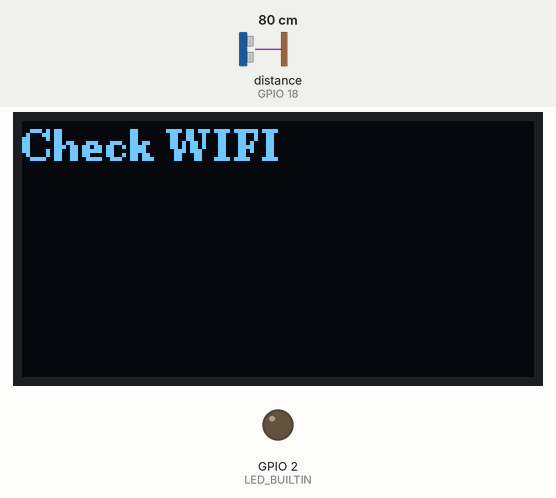
This program was run on a simulated ESP32. Shown: 128×64 one-colour display, output pins drawn as LEDs (lit = HIGH). Wiring (inferred from the names in the program): ultrasonic range finder: trigger GPIO 19; echo GPIO 18. The test bench sets the inputs (shaded band); at power-on: distance to the obstacle (sensor on GPIO 18) 80 cm. The echo pulse lasts 58.3 µs per cm; WiFi joins after 1.5 s; servers stay silent unless stated; pins used as bus, display or sensor lines are not drawn; what the program prints to the serial monitor is not drawn.

Above: at 0.4 s.
At 1.1 s:
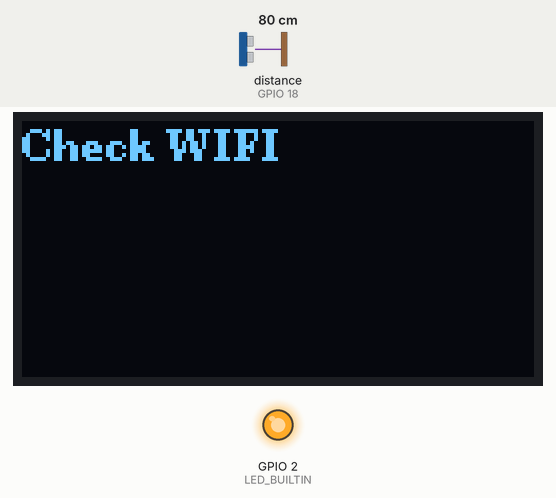
At 1.7 s:
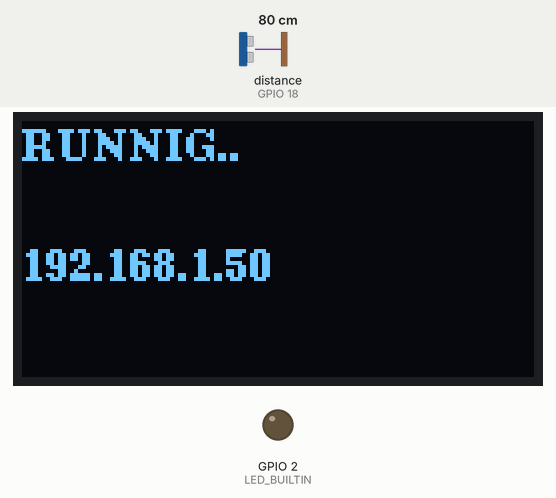
Timing chart, 0 to 3.2 s (numbered marks = the images above):
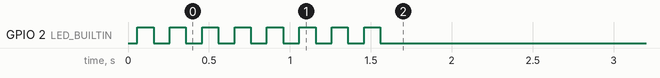

The program:

main.cpp
```cpp
#include "core.h"

U8G2_SH1106_128X64_NONAME_F_HW_I2C u8g2(U8G2_R0);
// WiFiServer server(80);
HTTPClient http;

device_t NodeDevice;

void setup()
{
	time_d TimeOut;
	uint8_t loop;

	TimeOut.last_time = 0;
	TimeOut.timedelay = TIMEOUT;
	NodeDevice.wifi = 0;
	loop = 1;

	u8g2.begin();
	Serial.begin(SERIAL_BEGIN);
	WiFi.begin(SSID, PASSWORD);
	pinMode(LED_BUILTIN, OUTPUT);
	pinMode(TRIG_PIN, OUTPUT);
	pinMode(ECHO_PIN, INPUT);

	u8g2.setFont(u8g2_font_ncenB08_tr);
	u8g2.drawStr(0, 10, "Check WIFI");
	u8g2.sendBuffer();

	while (loop == 1)
	{
		u8g2.clearBuffer();
		if ((millis() - TimeOut.last_time) > TimeOut.timedelay && WiFi.status() != WL_CONNECTED)
		{
			TimeOut.last_time = millis();
			ESP.restart();
		}
		if (WiFi.status() == WL_CONNECTED)
		{
			http.begin("https://notify-api.line.me/api/notify");
			http.addHeader("Content-Type", "application/x-www-form-urlencoded");
			http.addHeader("Authorization", "Bearer " + String(TOKEN));
			NodeDevice.wifi = 1;
			loop = 0;
		}
		else
		{
			digitalWrite(LED_BUILTIN, HIGH);
			delay(100);
			digitalWrite(LED_BUILTIN, LOW);
			delay(100);
		}
	}
}

void loop()
{
	static unsigned long lastSensorCheckTime;
	static unsigned long lastDetectTime;
	unsigned long currentTime;
	static int count;
	int httpResponseCode;
	long duration;
	int sensor_value;
	String postData;


	lastSensorCheckTime = 0;
	lastDetectTime = 0;
	currentTime = millis();
	count = 0;
	postData = "message=ตรวจพบความผิดปกติของระดับน้ำ\n";
	if (currentTime - lastSensorCheckTime >= 3000)
	{
		lastSensorCheckTime = currentTime;

		digitalWrite(TRIG_PIN, LOW);
		delayMicroseconds(2);
		digitalWrite(TRIG_PIN, HIGH);
		delayMicroseconds(5);
		digitalWrite(TRIG_PIN, LOW);
		duration = pulseIn(ECHO_PIN, HIGH);
		sensor_value = duration / 29 / 2;

		Serial.printf("%d\n", sensor_value);
		if (sensor_value > DETECT_DISTANCE)
		{
			count++;
			if (count >= DETECT_COUNT && currentTime - lastDetectTime >= DELAY_SENSOR)
			{
				postData = "message=ตรวจพบความผิดปกติของระดับน้ำ\n";
				httpResponseCode = http.POST(postData);
				// if (httpResponseCode > 0)
				// {
				// 	Serial.print("HTTP Response code: ");
				// 	Serial.println(httpResponseCode);
				// 	String response = http.getString();
				// 	Serial.println(response);
				// }
				// else
				// {
				// 	Serial.print("Error sending request. HTTP Response code: ");
				// 	Serial.println(httpResponseCode);
				// }
				http.end();
				count = 0;
				lastDetectTime = currentTime;
			}
		}
	}
	u8g2.firstPage();
	do
	{
		u8g2.clearBuffer();
		if (WiFi.status() != WL_CONNECTED)
		{
			u8g2.drawStr(0, 10, "Restart..");
			u8g2.sendBuffer();
			ESP.restart();
		}
		else
		{
			u8g2.drawStr(0, 10, "RUNNIG..");
			u8g2.drawStr(0, 40, WiFi.localIP().toString().c_str());
		}
		u8g2.sendBuffer();
	} while (u8g2.nextPage());
}
```

core.h
```cpp
#ifndef CORE_NODE_H
# define CORE_NODE_H
# include <Arduino.h>
# include <U8g2lib.h>
# include <SPI.h>
// # include <Wire.h>
# include <WiFi.h>
# include <HTTPClient.h>

# ifndef DELAY_SENSOR
# 	define DELAY_SENSOR 120000
# endif
# ifndef TIMEOUT
# 	define TIMEOUT 120000
# endif
# ifndef SERIAL_BEGIN
# 	define SERIAL_BEGIN 115200
# endif

// Defual Value Set
# ifndef SSID
# 	define SSID ""
# endif
# ifndef PASSWORD
# 	define PASSWORD ""
# endif
# ifndef TOKEN
# 	define TOKEN ""
# endif

# ifndef TRIG_PIN
# 	define TRIG_PIN 19
# endif
# ifndef ECHO_PIN
# 	define ECHO_PIN 18
# endif

# ifndef DETECT_COUNT
# 	define DETECT_COUNT 5
# endif
# ifndef DETECT_DISTANCE
# 	define DETECT_DISTANCE 270 //ระยะการวัด
# endif

typedef struct time_d
{
	unsigned long	last_time;
	unsigned int	timedelay;
}					time_d;

typedef struct device_t
{
	int	wifi;
} device_t;

#endif
```

main-unitls.cpp
```cpp
#include "core.h"
```
